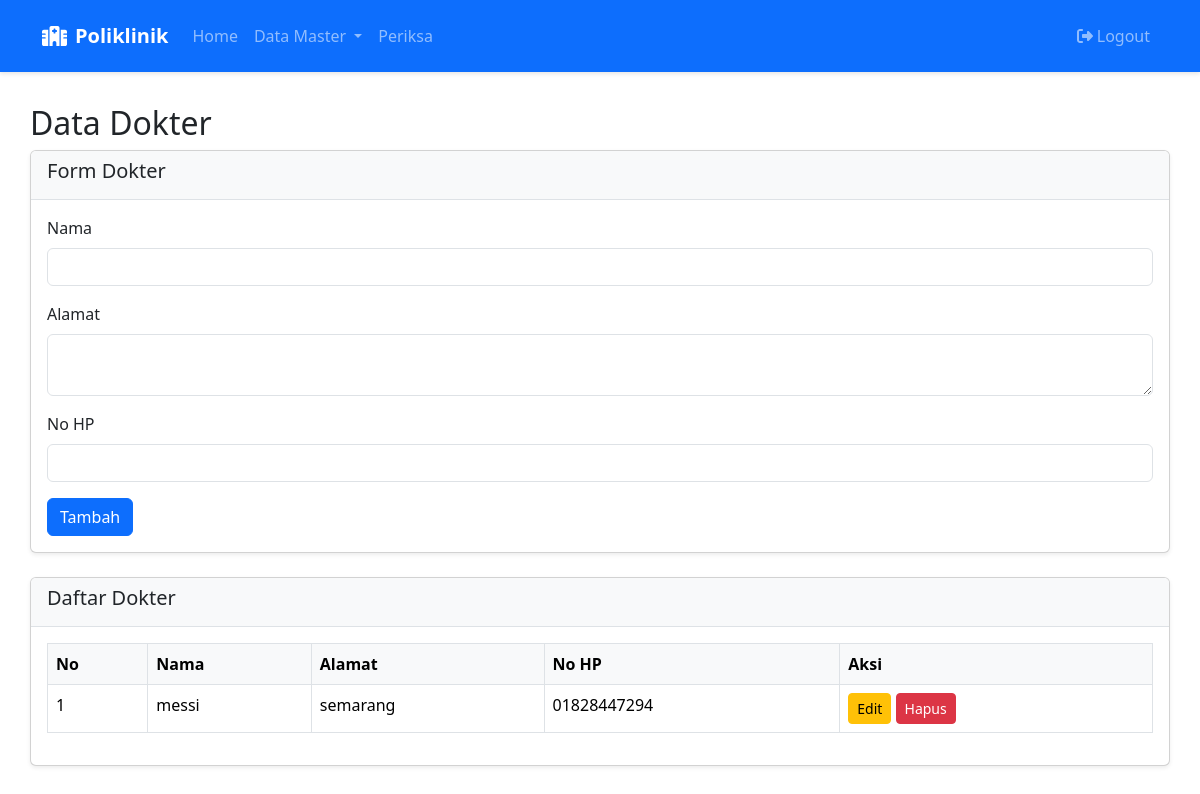
The app's page /index.php?page=dokter.php (signed in) with its own data.
### tables this page shows
CREATE TABLE `dokter` (
  `id` int(11) NOT NULL,
  `nama` varchar(100) NOT NULL,
  `alamat` text DEFAULT NULL,
  `no_hp` varchar(15) DEFAULT NULL,
  `created_at` timestamp NOT NULL DEFAULT current_timestamp()
);

### dokter.php (the view, shortened to what this page needs)
<?php
include 'koneksi.php';
$query = "SELECT * FROM dokter";
$result = mysqli_query($koneksi, $query);
?>
<h2>Data Dokter</h2>
<div class="card mb-4">
    <div class="card-header">
        <h5>Form Dokter</h5>
    </div>
    <div class="card-body">
        <form method="POST">
            <div class="mb-3">
                <label class="form-label">Nama</label>
                <input type="text" class="form-control" name="nama" value="<?= isset($edit_data) ? $edit_data['nama'] : '' ?>" required>
            </div>
            <div class="mb-3">
                <label class="form-label">Alamat</label>
                <textarea class="form-control" name="alamat" required><?= isset($edit_data) ? $edit_data['alamat'] : '' ?></textarea>
            </div>
            <div class="mb-3">
                <label class="form-label">No HP</label>
                <input type="text" class="form-control" name="no_hp" value="<?= isset($edit_data) ? $edit_data['no_hp'] : '' ?>" required>
            </div>
            <?php if(isset($_GET['edit'])): ?>
                <button type="submit" name="update" class="btn btn-warning">Update</button>
            <?php else: ?>
                <button type="submit" name="tambah" class="btn btn-primary">Tambah</button>
            <?php endif; ?>
        </form>
    </div>
</div>
<div class="card">
    <div class="card-header">
        <h5>Daftar Dokter</h5>
    </div>
    <div class="card-body">
        <table class="table table-bordered">
            <thead>
                <tr>
                    <th>No</th>
                    <th>Nama</th>
                    <th>Alamat</th>
                    <th>No HP</th>
                    <th>Aksi</th>
                </tr>
            </thead>
            <tbody>
                <?php
                $no = 1;
                while($row = mysqli_fetch_assoc($result)) {
                    echo "<tr>";
                    echo "<td>".$no++."</td>";
                    echo "<td>".$row['nama']."</td>";
                    echo "<td>".$row['alamat']."</td>";
                    echo "<td>".$row['no_hp']."</td>";
                    echo "<td>
                            <a href='index.php?page=dokter.php&edit=".$row['id']."' class='btn btn-warning btn-sm'>Edit</a>
                            <a href='index.php?page=dokter.php&hapus=".$row['id']."' class='btn btn-danger btn-sm' onclick='return confirm(\"Yakin ingin menghapus?\")'>Hapus</a>
                          </td>";
                    echo "</tr>";
                }
                ?>
            </tbody>
        </table>
    </div>
</div>

### index.php (style rules this page uses)
.card { margin-bottom: 1.5rem; box-shadow: 0 0.125rem 0.25rem rgba(0,0,0,.075); }
.card-header { background-color: #f8f9fa; border-bottom: 1px solid #dee2e6; }
.table th { background-color: #f8f9fa; }

### records on screen
dokter: nama "messi", alamat "semarang", no_hp "01828447294"
